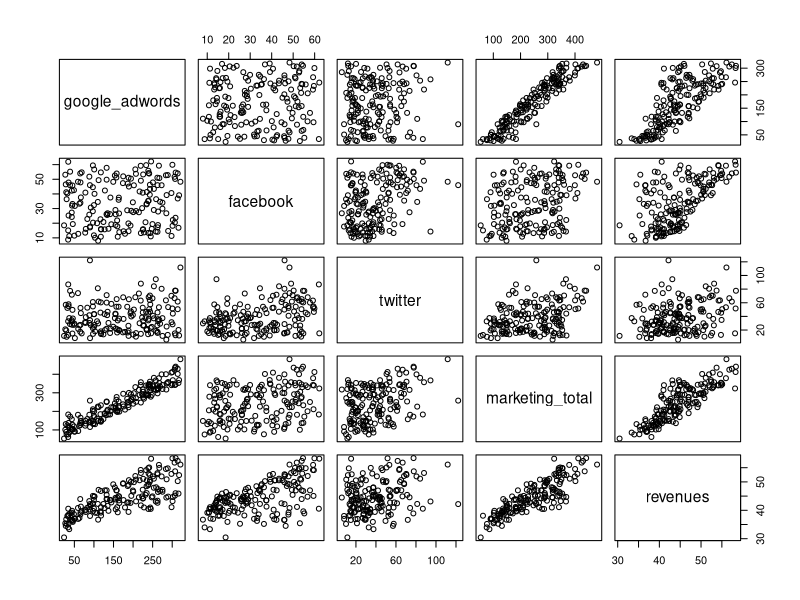
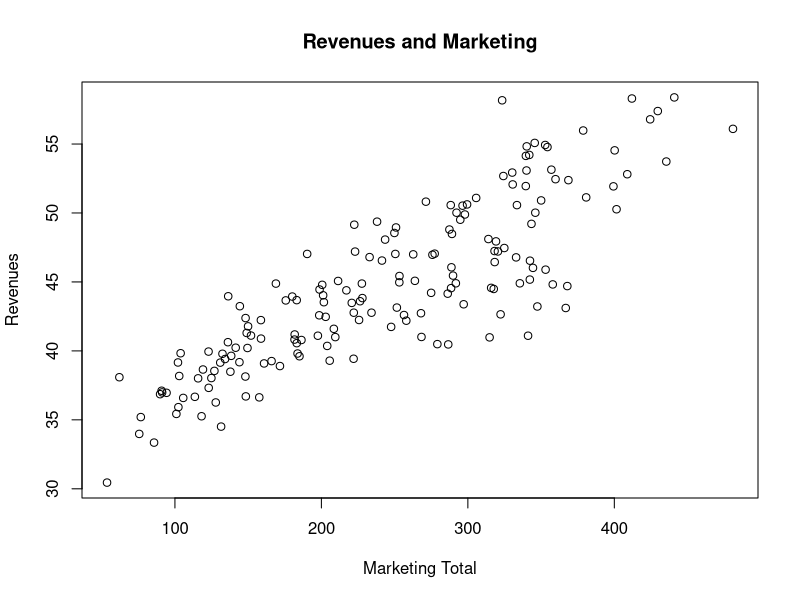
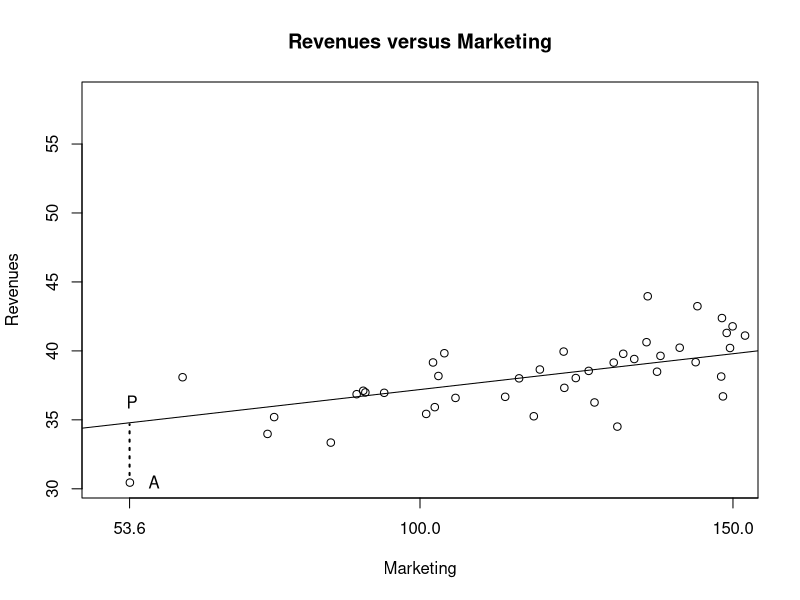
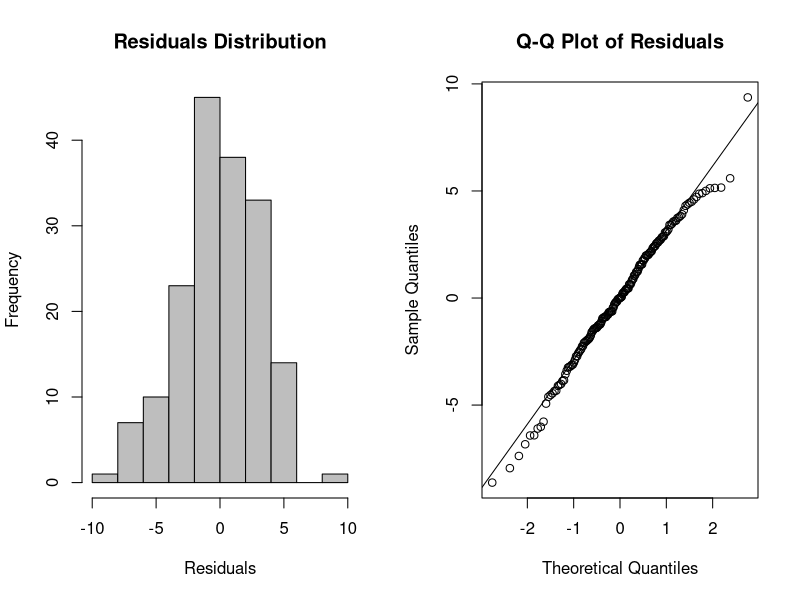
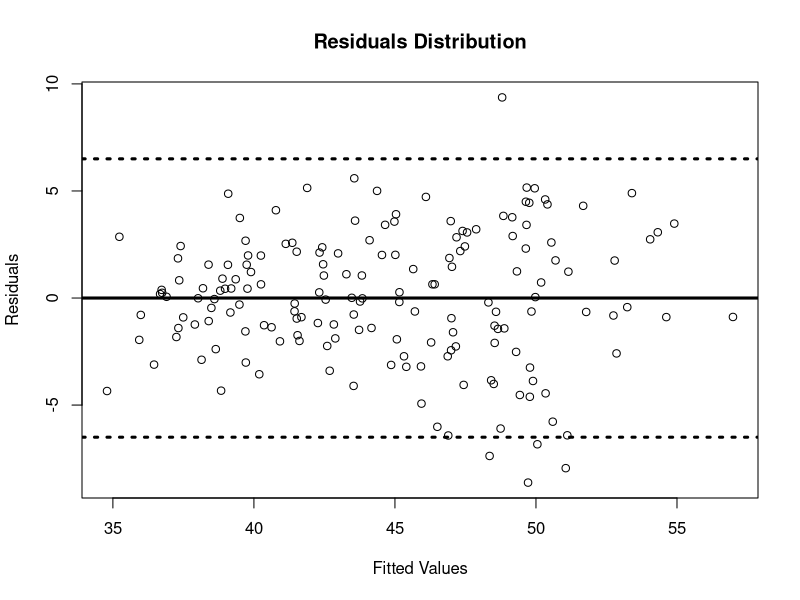
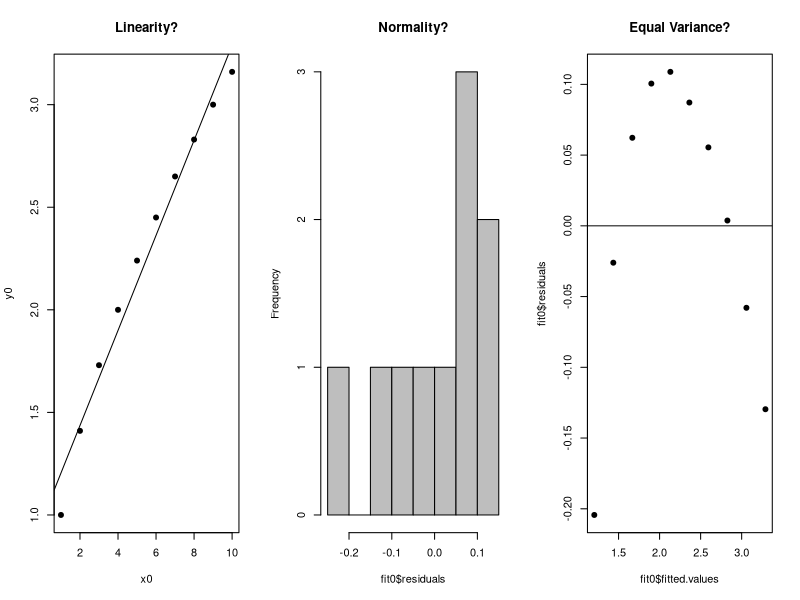
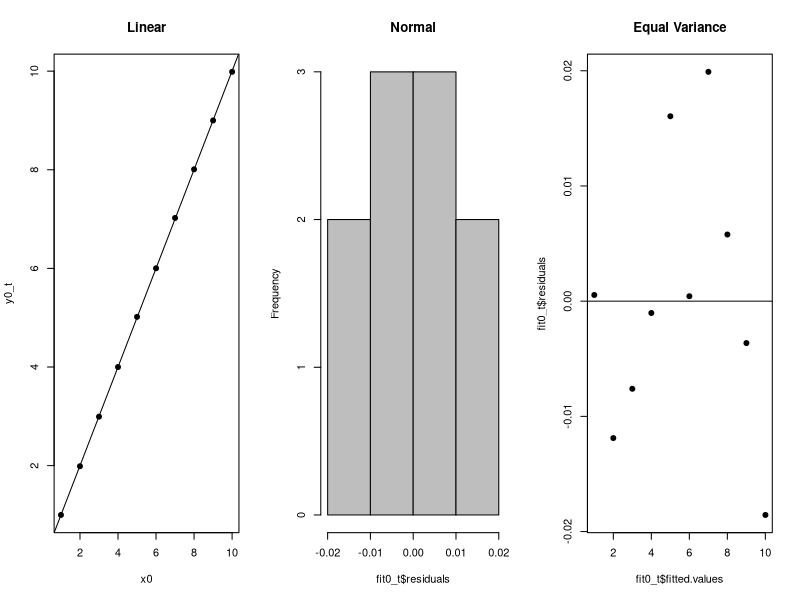

R code for these plots, in order: (Note: this script raises an error after producing the figures.)
# Copyright 2016 Packt Publishing

# Introduction to R for Business Intelligence
# Chapter 4 - Linear Regression for Business

message("Introduction to R for Business Intelligence 
        Chapter 4 - Linear Regression for Business
        Copyright (2016) Packt Publishing \n
        Welcome. Let's learn linear regression.")

#
# Understanding Linear Regression

# The lm() function

adverts <- read.csv("./data/Ch4_marketing.csv"); str(adverts)

pairs(adverts)
plot(adverts$marketing_total, adverts$revenues, ylab = "Revenues", 
     xlab = "Marketing Total", main = "Revenues and Marketing")

# Simple linear regression (SLR)

model1 <- lm(revenues ~ marketing_total, data = adverts)
model1

# Residuals

plot(adverts$marketing_total, adverts$revenues, 
     ylab = "Revenues", xlab = "Marketing",
     main = "Revenues versus Marketing", 
     xlim = c(50, 150), xaxt = "n")
abline(model1)
segments(x0 = 53.6, y0 = 31.0, x1 = 53.6, y1 = 34.68, lwd = 2,
         lty = 3)
text(x = 57.5, y = 30.5, labels = "A")
text(x = 54.0, y = 36.3, labels = "P")
axis(1, at = c(53.6, 100, 150, 200, 250)) 

#
# Checking Model Assumptions

# Normality

par(mfrow = c(1, 2))
hist(model1$residuals, xlab = "Residuals", col = "gray",
     main = "Residuals Distribution")

qqnorm(model1$residuals, main = "Q-Q Plot of Residuals")
qqline(model1$residuals) 

# Equal variance

par(mfrow = c(1, 1))
plot(model1$fitted.values, model1$residuals, ylab = "Residuals",
     xlab = "Fitted Values", main = "Residuals Distribution")
abline(0, 0, lwd = 3); abline(h = c(-6.5, 6.5), lwd = 3, lty = 3)

#
# Using a Simple Linear Regression

# Interpreting model output

summary(model1)

# Predicting unknown outputs with an SLR

range(adverts$marketing_total)

if(!require("dplyr")) install.packages("dplyr")
suppressMessages(suppressWarnings(library(dplyr)))
select(adverts, marketing_total) %>% filter(marketing_total > 430)

newdata <- data.frame(marketing_total = 460)
predict.lm(model1, newdata, interval = "predict")

predict.lm(model1, newdata, level = 0.99, interval = "predict")
predict.lm(model1, newdata, level = 0.90, interval = "predict")

newdata = data.frame(marketing_total = c(450, 460, 470))
predict.lm(model1, newdata, interval = "predict")

# Working with big data using confidence intervals

set.seed(4510)
market_sample <- sample_frac(adverts, 0.30, replace = FALSE)
samp_model <- lm(revenues ~ marketing_total, 
                 data = market_sample)
samp_model
confint(samp_model)

#
# Refining Data for Simple Linear Regression

x0 <- c(1, 2, 3, 4, 5, 6, 7, 8, 9, 10)
y0 <- c(1.00, 1.41, 1.73, 2.00, 2.24,
        2.45, 2.65, 2.83, 3.00, 3.16)
fit0 <- lm(y0 ~ x0)

par(mfrow = c(1, 3))
plot(x0, y0, pch = 19, main = "Linearity?"); abline(fit0)
hist(fit0$residuals, main = "Normality?", col = "gray")
plot(fit0$fitted.values, fit0$residuals, 
     main = "Equal Variance?", pch = 19); abline(h = 0)

# Transforming data

y0_t <- y0^2
fit0_t <- lm(y0_t ~ x0)

plot(x0, y0_t, pch = 19, main = "Linear"); abline(fit0_t)
hist(fit0_t$residuals, main = "Normal", col = "gray")
plot(fit0_t$fitted.values, fit0_t$residuals, 
     main = "Equal Variance", pch = 19); abline(h = 0)
par(mfrow = c(1, 1))

if(!require("MASS")) install.packages("MASS")
suppressMessages(suppressWarnings(library(MASS)))
boxcox(fit0)

x1 <- c(1, 5, 15, 30, 60, 120, 240, 480,
        720, 1440, 2880, 5760, 10080)
y1 <- c(0.84, 0.71, 0.61, 0.56, 0.54, 0.47,
        0.45, 0.38, 0.36, 0.26, 0.2, 0.16, 0.08)
fit1 <- lm(y1 ~ x1)

par(mfrow = c(1, 3))
plot(x1, y1, pch = 19, main = "Linearity?"); abline(fit1)
hist(fit1$residuals, main = "Normality?", col = "gray")
plot(fit1$fitted.values, fit1$residuals, 
     main = "Equal Variance?", pch = 19); abline(h = 0)

x1_t <- log(x1)
fit1_t <- lm(y1 ~ x1_t)

plot(x1_t, y1, pch = 19, main = "Linear"); abline(fit1_t)
hist(fit1_t$residuals, main = "Normal", col = "gray")
plot(fit1_t$fitted.values, fit1_t$residuals, 
     main = "Equal Variance", pch = 19); abline(h = 0)

# Handling outliers and influential points

x2 <- 1:20
y2 <- c(1:10, 4, 12:20)
fit2 <- lm(y2 ~ x2)

x3 <- c(1:20, 30)
y3 <- c(0.4, 2.2, 2.2, 5.6, 5.3, 5.2, 7.5, 8.7, 9.6, 9.7, 12.5,
        12.4, 12.4, 11.8, 16.1, 16, 17, 18.9, 19.8, 20.6, 30.0)
fit3 <-lm(y3 ~ x3)

par(mfrow = c(1, 2))
plot(x2, y2, pch = 19, main = "Outlier is Influential")
abline(fit2)
plot(x3, y3, pch = 19, main = "Outlier is not Influential")
abline(fit3)

#------------
# You practice

x4 <- c(1:20)
y4 <- c(0.4, 2.2, 2.2, 5.6, 5.3, 5.2, 7.5, 8.7,
        9.6, 9.7, 12.5, 12.4, 12.4, 12.8, 16.1,
        16.0, 17.0, 11.5, 19.8, 20.6)
fit4 <- lm(y4 ~ x4)

par(mfrow = c(1, 1))
plot(x4, y4, pch = 19, col = "blue")
abline(fit4)
summary(fit4)

x4_t <- x4[-18]
y4_t <-y4[-18]
fit4_t <- lm(y4_t ~ x4_t)
summary(fit4_t)

par(mfrow = c(2, 2))
plot(fit4)
#------------

#
# Introduction to Multiple Linear Regression

model2 <- lm(revenues ~ google_adwords + facebook + twitter,
             data = adverts)

plot(model2)
summary(model2)
